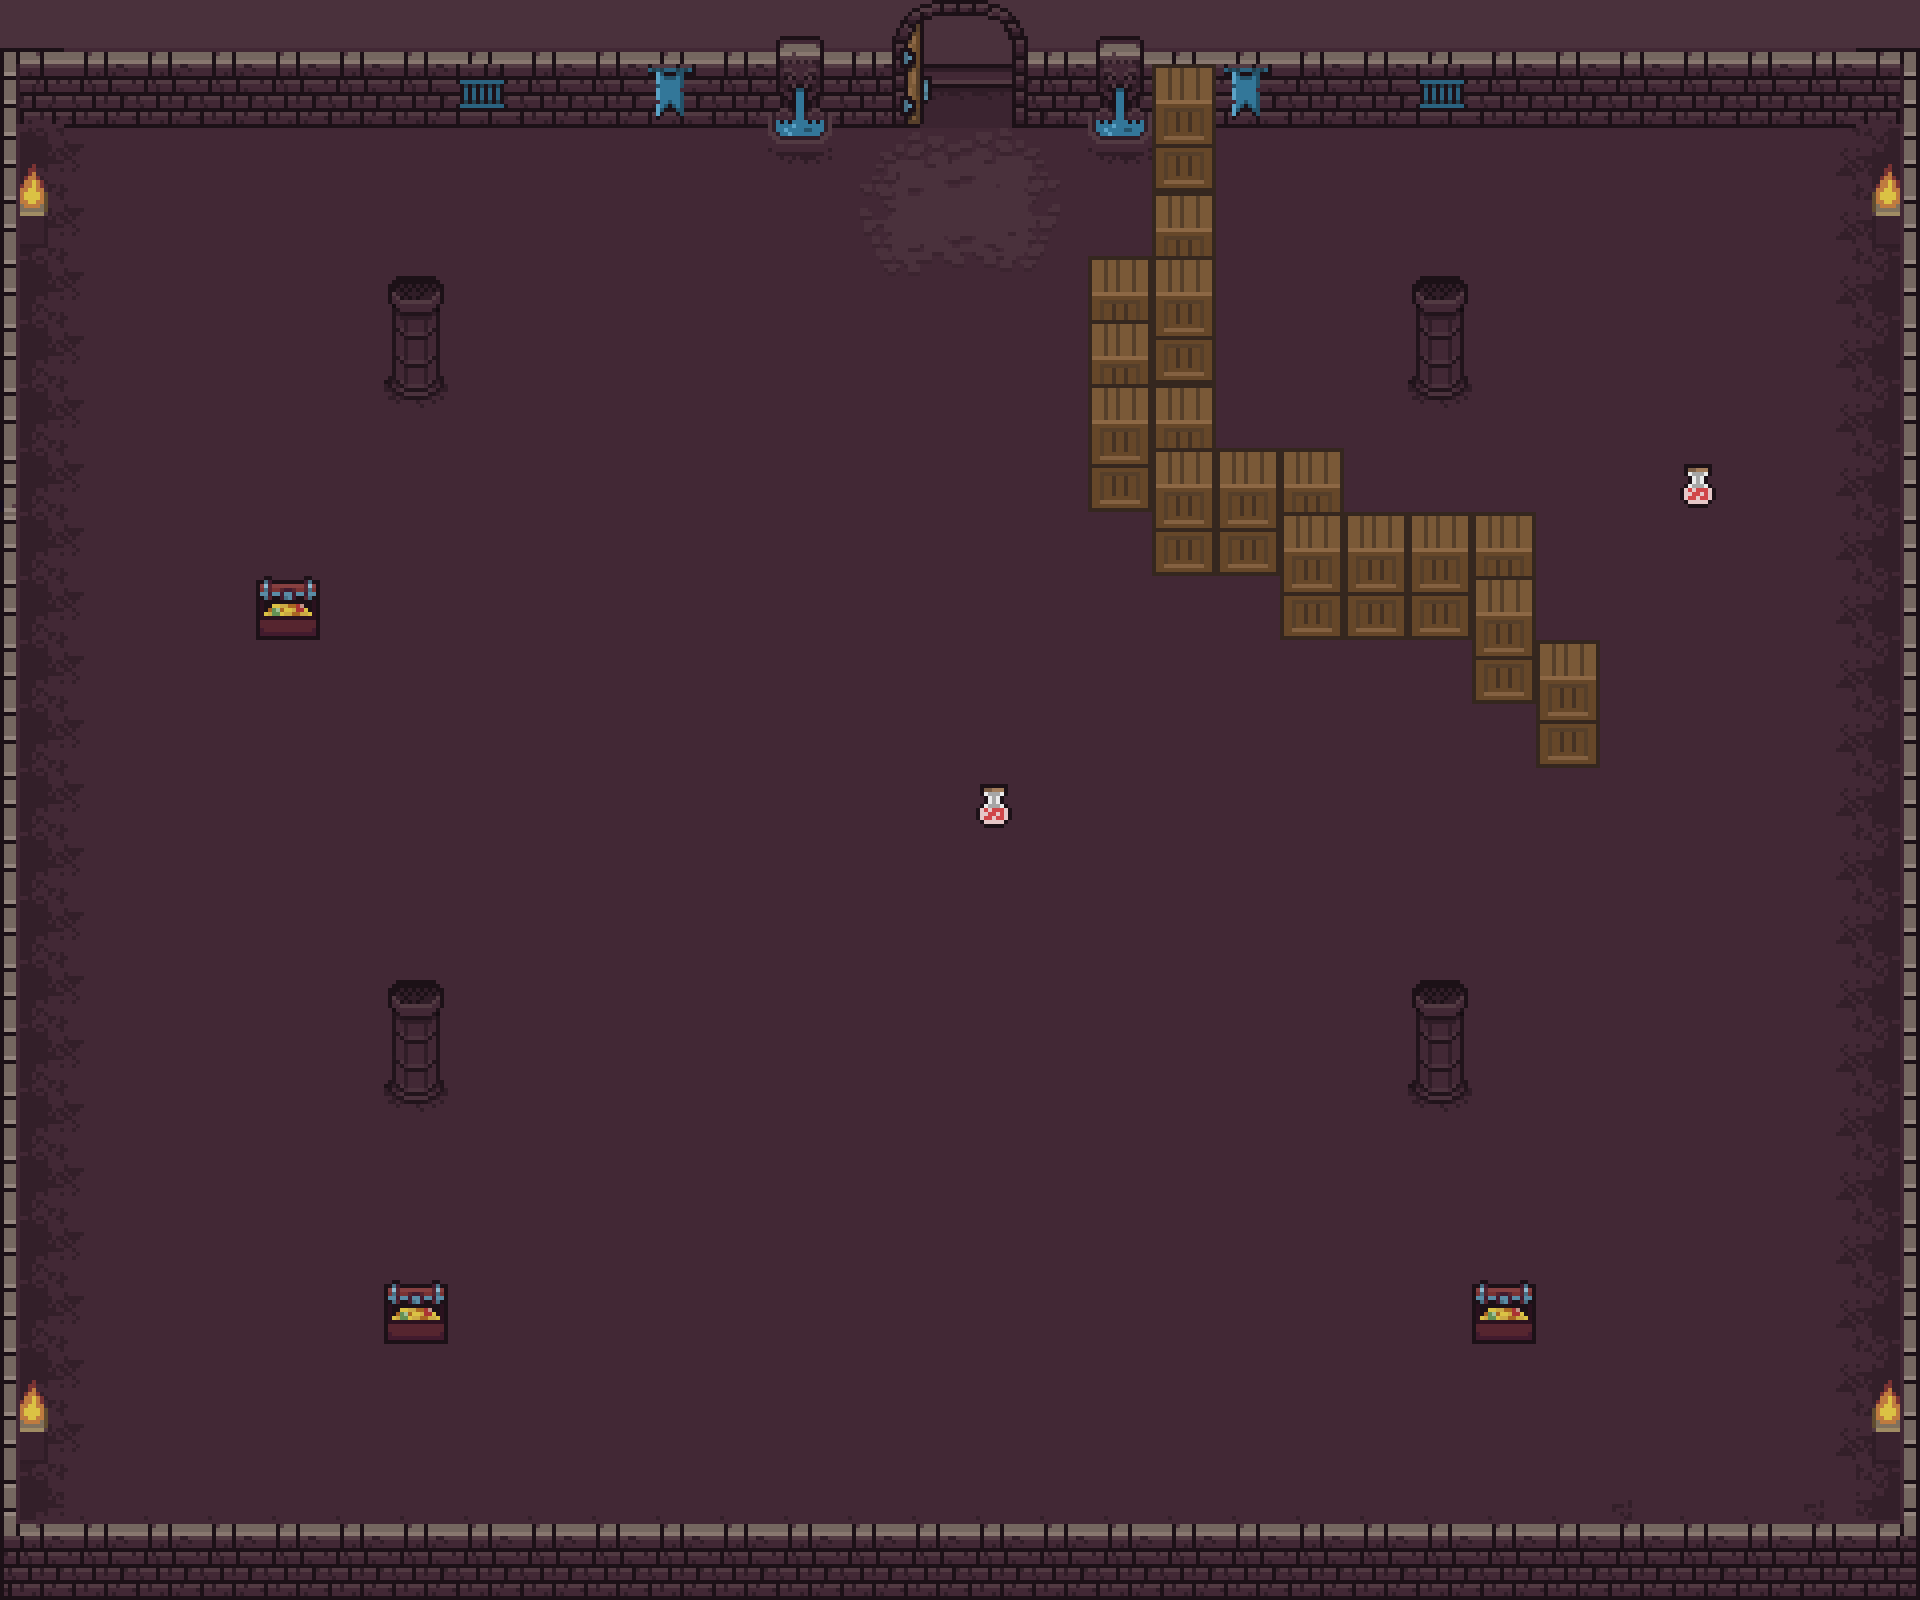

Below is a game level as drawn by its tile map, then a one-line description and the .tmx that defines it (tile-layer data replaced by summaries):
An orthogonal 30x25 tile map with 64x64 px tiles, 7 tile layers (Floor, Dirt, Potions, Stairs, ...).

<map version="1.10" tiledversion="1.10.2" orientation="orthogonal" renderorder="left-up" width="30" height="25" tilewidth="64" tileheight="64" infinite="0" nextlayerid="15" nextobjectid="5">
 <tileset firstgid="1" source="dungeon_tileset_1.tsx" />
 <layer id="4" name="Floor" width="30" height="25">
  <data>[750 cells, 750 non-empty, 1 distinct tile ids]</data>
 </layer>
 <layer id="5" name="Dirt" width="30" height="25" opacity="0.4">
  <data>[750 cells, 204 non-empty, 14 distinct tile ids]</data>
 </layer>
 <layer id="13" name="Potions" width="30" height="25">
  <data>[750 cells, 2 non-empty, 1 distinct tile ids]</data>
 </layer>
 <layer id="14" name="Stairs" width="30" height="25">
  <data>[750 cells, 16 non-empty, 16 distinct tile ids]</data>
 </layer>
 <layer id="12" name="Chests" width="30" height="25">
  <data>[750 cells, 3 non-empty, 1 distinct tile ids]</data>
 </layer>
 <layer id="8" name="Decorations" width="30" height="25">
  <data>[750 cells, 50 non-empty, 6 distinct tile ids]</data>
 </layer>
 <layer id="6" name="Walls" width="30" height="25">
  <data>[750 cells, 189 non-empty, 28 distinct tile ids]</data>
 </layer>
</map>
